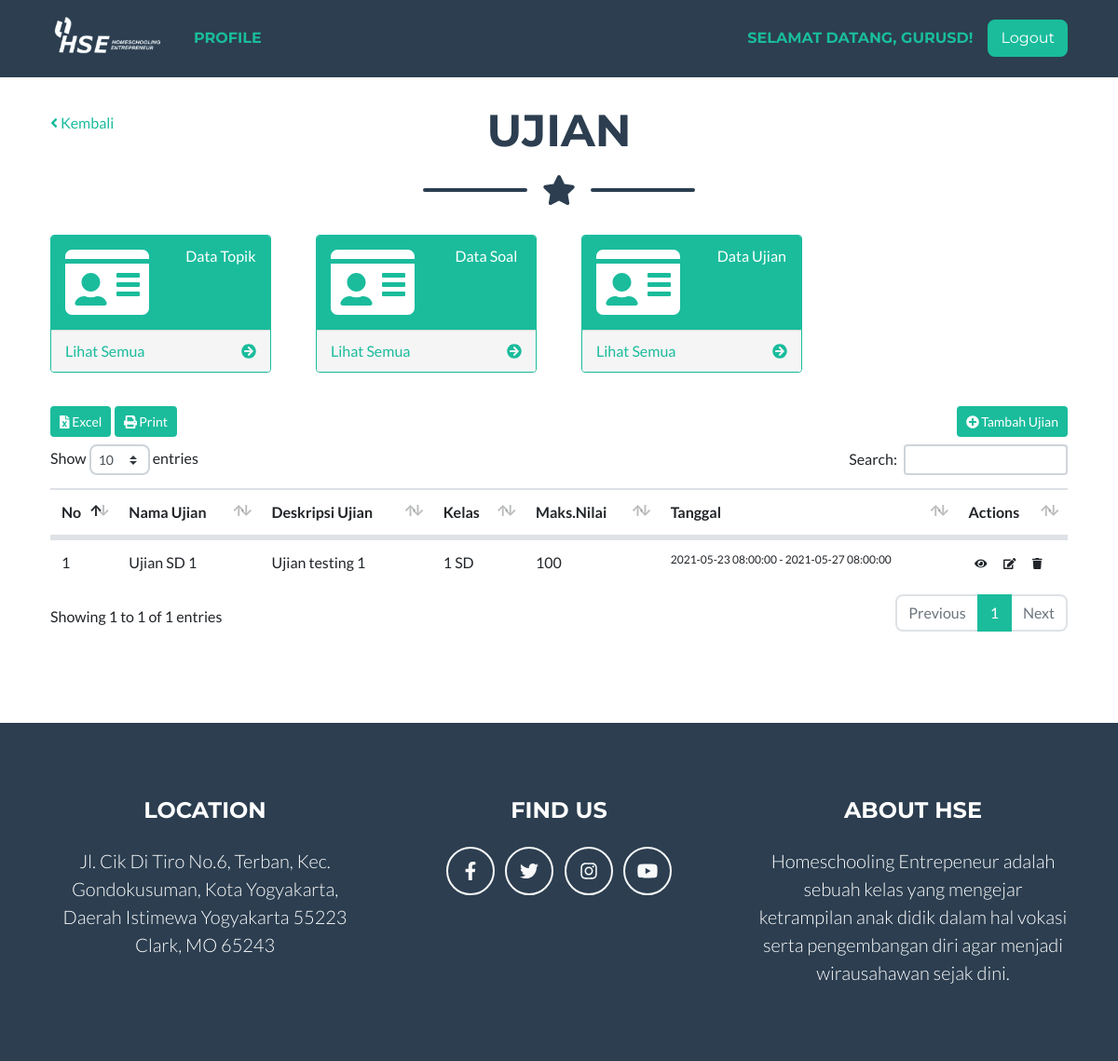
Page /cbt/ujian (signed in) on the earlier database version.
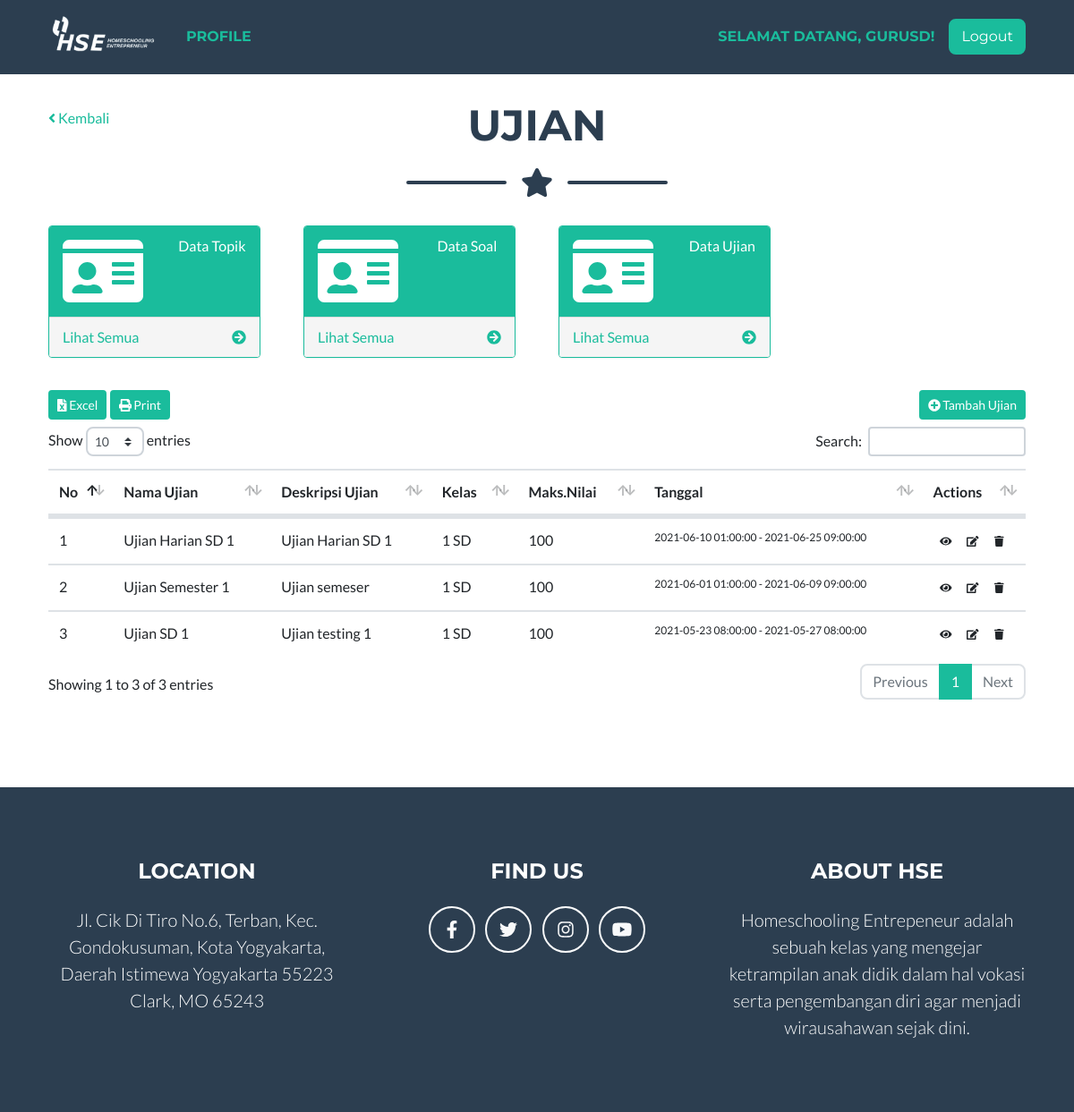
Same page on the later database version.
### tables this page shows
CREATE TABLE `tb_ujian` (
  `ujian_id` int(11) NOT NULL,
  `ujian_judul` varchar(255) DEFAULT NULL,
  `ujian_deskripsi` text,
  `ujian_waktu_mulai` datetime DEFAULT NULL,
  `ujian_waktu_akhir` datetime DEFAULT NULL,
  `ujian_durasi` smallint(6) DEFAULT NULL COMMENT 'menit',
  `ujian_hasil_siswa` int(11) DEFAULT NULL,
  `ujian_detail_siswa` int(11) DEFAULT NULL,
  `ujian_nilai_benar` decimal(10,0) DEFAULT '1',
  `ujian_nilai_salah` decimal(10,2) DEFAULT '0.00',
  `ujian_nilai_kosong` decimal(10,2) DEFAULT '0.00',
  `ujian_nilai_maks` decimal(10,2) DEFAULT '0.00',
  `ujian_status` int(11) DEFAULT NULL,
  `ujian_pembuat` int(11) DEFAULT NULL
);

CREATE TABLE `tb_kelas` (
  `kelas_id` int(11) NOT NULL,
  `kelas_jenjang` int(11) DEFAULT NULL,
  `kelas_tingkat` int(11) DEFAULT NULL,
  `kelas_jurusan` int(11) DEFAULT NULL,
  `kelas_nama` varchar(128) DEFAULT NULL
);

### app/core/Controller.php (called while the page is built, shortened)
<?php
class Controller {
	public function model($model) {
		return new $model;
	}
	public function view($view, $data = []) {
		require_once 'app/views/' . $view . '.php';
	}
}

### app/core/App.php (called while the page is built, shortened)
<?php
class App {
  protected $method = 'index';
  protected $params = [];
  public function __construct() {
    $url = $this->parseURL();
    if (file_exists('app/controllers/' . $url[0] . '.php')) {
      unset($url[0]);
    }
    $this->controller = new $this->controller;
    if (isset($url[1])) {
      if (method_exists($this->controller, $url[1])) {
        $this->method = $url[1];
      }
    }
    call_user_func_array([$this->controller, $this->method], $this->params);
  }
  public function parseURL() {
    if (isset($_GET['url'])) {
      $url = rtrim($_GET['url'], '/');
      $url = filter_var($url, FILTER_SANITIZE_URL);
      $url = explode('/', $url);
      return $url;
    }
  }
}

### index.php (called while the page is built, shortened)
<?php
$app = new App;

### app/helpers/eda_helper.php (called while the page is built, shortened)
<?php
if (!function_exists('base_url')) {
	function base_url($atRoot=FALSE, $atCore=FALSE, $parse=FALSE){
		if (isset($_SERVER['HTTP_HOST'])) {
			$http = isset($_SERVER['HTTPS']) && strtolower($_SERVER['HTTPS']) !== 'off' ? 'https' : 'http';
			$hostname = $_SERVER['HTTP_HOST'];
			$dir = str_replace(basename($_SERVER['SCRIPT_NAME']), '', $_SERVER['SCRIPT_NAME']);
			$core = preg_split('@/@', str_replace($_SERVER['DOCUMENT_ROOT'], '', realpath(dirname(__FILE__))), NULL, PREG_SPLIT_NO_EMPTY);
			$core = $core[0];
			$tmplt = $atRoot ? ($atCore ? "%s://%s/%s/" : "%s://%s/") : ($atCore ? "%s://%s/%s/" : "%s://%s%s");
			$end = $atRoot ? ($atCore ? $core : $hostname) : ($atCore ? $core : $dir);
			$base_url = sprintf( $tmplt, $http, $hostname, $end );
		}
		else $base_url = 'http://localhost/';
		return $base_url;
	}
}

### app/core/Model.php (called while the page is built, shortened)
<?php
class Model {
	private $host = DB_HOST;
	private $user = DB_USER;
	private $pass = DB_PASS;
	private $db_name = DB_NAME;
	private $dbh;
	private $stmt;
	public function __construct() {
		$dsn = 'mysql:host=' . $this->host . ';dbname=' . $this->db_name;
		$option = [
			PDO::ATTR_PERSISTENT => true,
			PDO::ATTR_ERRMODE => PDO::ERRMODE_EXCEPTION
		];
		try {
			$this->dbh = new PDO($dsn, $this->user, $this->pass, $option);
		} catch (PDOException $e) {
			die($e->getMessage());
		}
	}
	public function query($query) {
		$this->stmt = $this->dbh->prepare($query);
	}
	public function bind($param, $value, $type = NULL) {
		if (is_null($type)) {
			switch (true) {
				default:
					$type = PDO::PARAM_STR;
			}
		}
		$this->stmt->bindValue($param, $value, $type);
	}
	public function execute() {
		$this->stmt->execute();
	}
	public function result() {
		$this->execute();
		return $this->stmt->fetchAll(PDO::FETCH_ASSOC);
	}
}

### app/models/Ujian_model.php (called while the page is built, shortened)
<?php
class Ujian_model {
	private $table_ujian = 'tb_ujian';
	private $db;
	public function __construct() {
		$this->db = new Model;
	}
	public function get($by = NULL, $single = FALSE) {
		$this->db->query(
			'SELECT * FROM ' .
			$this->table_ujian .
			' INNER JOIN tb_ujian_group ON group_ujian = ujian_id ' .
			' INNER JOIN tb_kelas ON kelas_id = group_kelas ' .
			' INNER JOIN tb_ujian_topik ON ut_ujian = ujian_id ' .
			' INNER JOIN tb_jenjang ON jenjang_id = kelas_jenjang ' .
			' INNER JOIN tb_tingkat ON tingkat_id = kelas_tingkat ' .
			(!is_null($by) ? " WHERE " . $by[0] . '=:' . $by[0] : "") .
			' ORDER BY ujian_id DESC');
		if (!is_null($by)) {
			$this->db->bind($by[0], $by[1]);
		}
		if ($single) {
			$method = $this->db->row();
		} else {
			$method = $this->db->result();
		}
		return $method;
	}
}

### app/views/cbt/v_ujian.php (the view, shortened to what the changed rows need)
<link rel="stylesheet" href="<?php echo base_url(); ?>assets/plugins/datatables/css/dataTables.bootstrap4.min.css">
<link rel="stylesheet" href="<?php echo base_url(); ?>assets/plugins/datatables/css/buttons.dataTables.min.css">
<?php if ($_SESSION['role'] == 1) { ?>
<div id="page-wrapper">
    <div class="container-fluid">
        <div class="row">
            <div class="col-md-12">
                <h1><i class="fa fa-home fa-fw"></i> Data Ujian (CBT)</h1>
                <ol class="breadcrumb">
                    <li class="active">
                        <i class="fa fa-dashboard"></i> Dashboard
                    </li>
                    <li>Data Ujian (CBT)</li>
                </ol>
            </div>
        </div>
<?php } else { ?>
<section class="page-section portfolio mt-4" id="portfolio">
    <div class="container">
        <div class="row">
            <div class="col-md-2">
                <a href="<?php echo base_url(); ?>"><i class="fa fa-angle-left"></i>&nbsp;Kembali</a>
            </div>
            <div class="col-md-8">
                <h2 class="page-section-heading text-center text-uppercase text-secondary mb-0">Ujian</h2>
                <div class="divider-custom">
                    <div class="divider-custom-line"></div>
                    <div class="divider-custom-icon"><i class="fas fa-star"></i></div>
                    <div class="divider-custom-line"></div>
                </div>
            </div>
            <div class="col-md-2"></div>
        </div>
<?php } ?>
        <div class="row mb-3">
            <?php if ($_SESSION['role'] != 3) : ?>
            <div class="col-lg-3 col-md-6 col-sm-6 col-xs-12">
                <div class="panel panel-primary">
                    <div class="panel-heading">
                        <div class="row">
                            <div class="col-xs-3">
                                <i class="fa fa-id-card fa-5x"></i>
                            </div>
                            <div class="col-lg-9 <?php echo ($_SESSION['role'] == 1 ? 'text-right' : 'text-center'); ?>">
                                <div>Data Topik</div>
                            </div>
                        </div>
                    </div>
                    <a href="<?php echo base_url(); ?>cbt">
                        <div class="panel-footer">
                            <span class="pull-left">Lihat Semua</span>
                            <span class="pull-right"><i class="fa fa-arrow-circle-right"></i></span>
                        </div>
                    </a>
                </div>
            </div>
            <div class="col-lg-3 col-md-6 col-sm-6 col-xs-12">
                <div class="panel panel-primary">
                    <div class="panel-heading">
                        <div class="row">
                            <div class="col-xs-3">
                                <i class="fa fa-id-card fa-5x"></i>
                            </div>
                            <div class="col-lg-9 <?php echo ($_SESSION['role'] == 1 ? 'text-right' : 'text-center'); ?>">
                                <div>Data Soal</div>
                            </div>
                        </div>
                    </div>
                    <a href="<?php echo base_url(); ?>cbt/soal">
                        <div class="panel-footer">
                            <span class="pull-left">Lihat Semua</span>
                            <span class="pull-right"><i class="fa fa-arrow-circle-right"></i></span>
                        </div>
                    </a>
                </div>
            </div>
            <div class="col-lg-3 col-md-6 col-sm-6 col-xs-12">
                <div class="panel panel-primary">
                    <div class="panel-heading">
                        <div class="row">
                            <div class="col-xs-3">
                                <i class="fa fa-id-card fa-5x"></i>
                            </div>
                            <div class="col-lg-9 <?php echo ($_SESSION['role'] == 1 ? 'text-right' : 'text-center'); ?>">
                                <div>Data Ujian</div>
                            </div>
                        </div>
                    </div>
                    <a href="<?php echo base_url(); ?>cbt/ujian">
                        <div class="panel-footer">
                            <span class="pull-left">Lihat Semua</span>
                            <span class="pull-right"><i class="fa fa-arrow-circle-right"></i></span>
                        </div>
                    </a>
                </div>
            </div>
            <?php endif; ?>
        </div>
        <div class="row mb-2">
            <div class="col-md-6">
                <button id="ExportExcel" class="btn btn-sm btn-primary"><i class="fa fa-file-excel"></i>&nbsp;Excel</button>
                <button id="ExportPrint" class="btn btn-sm btn-primary"><i class="fa fa-print"></i>&nbsp;Print</button>
            </div>
            <?php if ($_SESSION['role'] != 3) : ?>
            <div class="col-md-6 text-right">
                <a href="<?php echo base_url(); ?>cbt/form_ujian" class="btn btn-sm btn-primary"><i class="fa fa-plus-circle"></i>&nbsp;Tambah Ujian</a>
            </div>
            <?php endif; ?>
        </div>
        <div class="row">
            <div class="col-md-12">
                <div class="table-responsive">
                    <table id="tblUjian" class="table table-borered table-hover">
                        <thead>
                            <tr>
                                <th style="max-width: 30px;">No</th>
                                <th>Nama Ujian</th>
                                <th>Deskripsi Ujian</th>
                                <?php if ($_SESSION['role'] != 3) : ?>
                                <th>Kelas</th>
                                <?php endif; ?>
                                <th>Maks.Nilai</th>
                                <th>Tanggal</th>
                                <th>Actions</th>
                            </tr>
                        </thead>
                        <tbody>
                            <?php foreach($data['ujian'] as $key => $ujian) : ?>
                                <tr>
                                    <td><?php echo $key + 1; ?></td>
                                    <td><?php echo $ujian['ujian_judul']; ?></td>
                                    <td><?php echo $ujian['ujian_deskripsi']; ?></td>
                                    <?php if ($_SESSION['role'] != 3) : ?>
                                    <td><?php echo $ujian['kelas_nama']; ?></td>
                                    <?php endif; ?>
                                    <td><?php echo (($ujian['ujian_nilai_maks'] / $ujian['ujian_nilai_maks']) * 100); ?></td>
                                    <td style="font-size: 12px;"><?php echo $ujian['ujian_waktu_mulai'] . ' - ' . $ujian['ujian_waktu_akhir']; ?></td>
                                    <td>
                                        <?php if ($_SESSION['role'] != 3) { ?>
                                            <a href="<?php echo base_url(); ?>cbt/detail_ujian/<?php echo $ujian['ujian_id']; ?>" class="btn btn-default btn-xs"><i class="fa fa-eye"></i></a>
                                            <a href="<?php echo base_url(); ?>cbt/form_ujian/<?php echo $ujian['ujian_id']; ?>" class="btn btn-default btn-xs"><i class="fa fa-edit"></i></a>
                                            <button class="btn btn-default btn-xs" data-id="<?php echo $ujian['ujian_id']; ?>" onclick="hapus(this)"><i class="fa fa-trash"></i></button>
                                        <?php } ?>
                                    </td>
                                </tr>
                            <?php endforeach; ?>
                        </tbody>
                    </table>
                </div>
            </div>
        </div>
    </div>
<?php if ($_SESSION['role'] == 1) { ?>
    </div>
<?php } else { ?>
</section>
<?php } ?>

Differences in the rows shown:
added tb_ujian: ujian_judul "Ujian Harian SD 1", ujian_deskripsi "Ujian Harian SD 1", tb_kelas.kelas_nama "1 SD", ujian_nilai_maks "100", ujian_waktu_mulai "2021-06-10 01:00:00", ujian_waktu_akhir "2021-06-25 09:00:00"
added tb_ujian: ujian_judul "Ujian Semester 1", ujian_deskripsi "Ujian semeser", tb_kelas.kelas_nama "1 SD", ujian_nilai_maks "100", ujian_waktu_mulai "2021-06-01 01:00:00", ujian_waktu_akhir "2021-06-09 09:00:00"
Other differences:
text written by a page script: "Show entries Search: Showing 1 to 1 of 1 entries Previous 1 Next" → "Show entries Search: Showing 1 to 3 of 3 entries Previous 1 Next"
